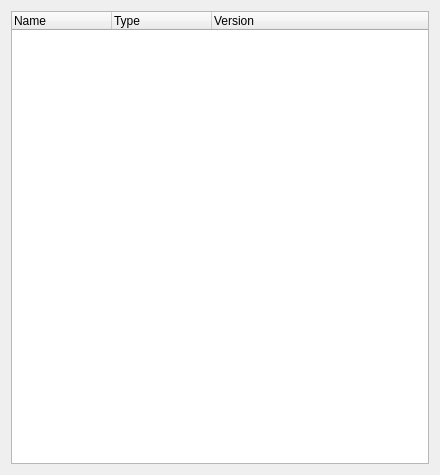
<?xml version="1.0" encoding="UTF-8"?>
<ui version="4.0">
 <class>ModulesDialog</class>
 <widget class="QDialog" name="ModulesDialog">
  <property name="geometry">
   <rect>
    <x>0</x>
    <y>0</y>
    <width>440</width>
    <height>475</height>
   </rect>
  </property>
  <property name="windowTitle">
   <string>Modules</string>
  </property>
  <layout class="QVBoxLayout" name="verticalLayout">
   <item>
    <widget class="QTreeWidget" name="modulesTreeWidget">
     <property name="uniformRowHeights">
      <bool>true</bool>
     </property>
     <property name="allColumnsShowFocus">
      <bool>true</bool>
     </property>
     <column>
      <property name="text">
       <string>Name</string>
      </property>
     </column>
     <column>
      <property name="text">
       <string>Type</string>
      </property>
     </column>
     <column>
      <property name="text">
       <string>Version</string>
      </property>
     </column>
    </widget>
   </item>
  </layout>
 </widget>
 <layoutdefault spacing="6" margin="11"/>
 <resources/>
 <connections/>
</ui>
